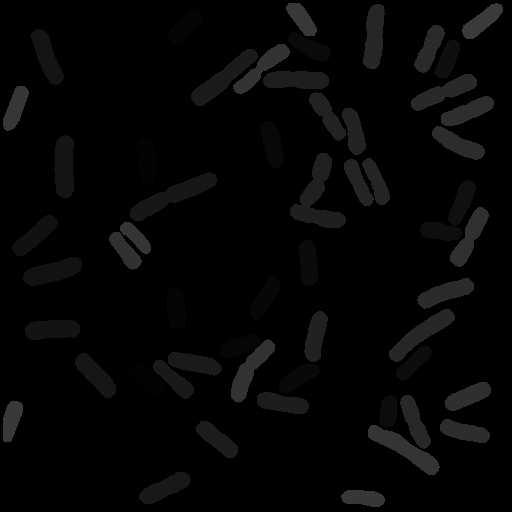
#> input picture FISH/raw_annotations/0012.png, 512 x 512 px, found by its file name; its folder holds only this picture in this run
$ jupyter execute --allow-errors quantitative-analysis.ipynb   (shell and % lines are left out)
#> lines starting #> are read from the running program, lines starting #| are printed output that depends on the picture
#> further down, ground_truth is the input picture: shape (512, 512); min 0, max 58, mean 5.3
### utils/evaluation.py
import numpy as np
import pandas as pd


# [107 lines left out: functions intersection_over_union, measures_at, compute_af1_results, get_false_negatives, get_splits_and_merges, not called in this run]


def num_analysis(raw_label, bd_label, results, image_name):
#> called with image_name = '0012.png'
    nb_cell = raw_label.max() - 1
#> nb_cell = 57
    nb_bg_pix = np.sum(bd_label[:,:,0])
    nb_ce_pix = np.sum(bd_label[:,:,1])
    nb_bd_pix = np.sum(bd_label[:,:,2])
    ratio1 = np.round(np.array([nb_bg_pix, nb_ce_pix, nb_bd_pix]) / nb_bd_pix)
    ratio2 = np.round(np.array([nb_bg_pix, nb_ce_pix]) / nb_ce_pix)
    r = {"Image": image_name, "nb_cell": nb_cell, "ratio1": ratio1, "ratio2":ratio2}
    results.loc[len(results)] = r
    return results

### quantitative-analysis.ipynb
[cell 1]

import skimage.io
import skimage.morphology
import skimage.segmentation
import numpy as np
import matplotlib.pyplot as plt
import pandas as pd
import os

import utils.evaluation

[cell 2]
"""get cell numbers; background, cell, boundary ratio for all images
"""

results = pd.DataFrame(columns=["Image", "nb_cell", "ratio1", "ratio2"])

filelist = sorted(os.listdir('DATA/FISH/raw_annotations/'))
filelist = [x for x in filelist if x.endswith('png')]
all_images = filelist[:48]

#> (the rest of this cell did not finish here and is left out)

[cell 3]
results['nb_cell'].sum()

[cell 4]
"""check downsampling/resize effect on cell images
512-256-128-64-32
"""
img = skimage.io.imread('DATA/FISH/norm_images/' + '0000.png')
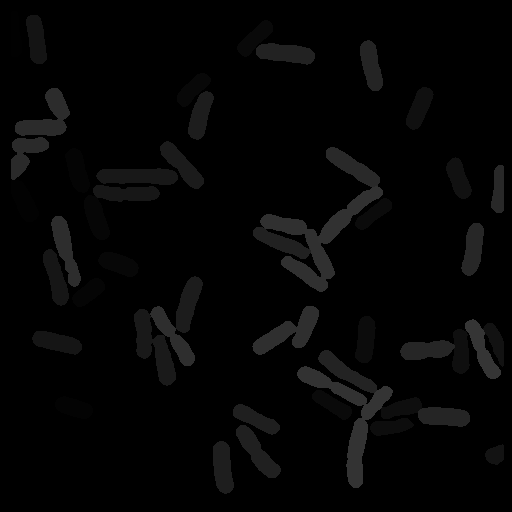
#> input picture FISH/raw_annotations/raw_masks/0000.png, 512 x 512 px, found by its file name
#> img is the input picture: shape (512, 512); min 0, max 53, mean 4.7
annot = skimage.io.imread('DATA/FISH/raw_annotations/' + '0000.png')

from skimage.transform import resize

print("original size: {}".format(img.shape))
#| original size: (512, 512)
r_shape = 64
img_2 = resize(img, (r_shape, r_shape))
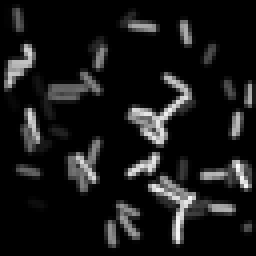
#> img_2: shape (64, 64) float64 (shown 4 times larger); min 0, max 0.2, mean 0.0183; drawn with min black and max white
annot_2 = resize(annot, (r_shape, r_shape))

fig, ax = plt.subplots(2,2, figsize=(20,20))
for a1 in ax:
    for a in a1:
        a.set_xticks([])
        a.set_yticks([])
ax[0][0].imshow(img, cmap='gray')
ax[0][1].imshow(annot, cmap='gray')
ax[1][0].imshow(img_2, cmap='gray')
ax[1][1].imshow(annot_2, cmap='gray')
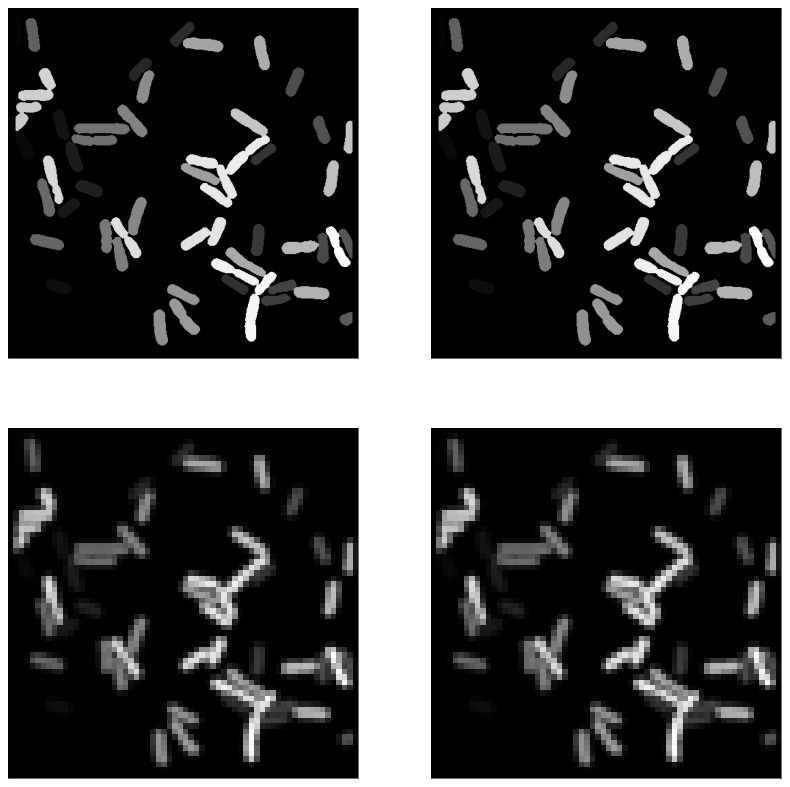
#> figure drawn by matplotlib, 4 panels

[cell 5]
"""quantitively check cell size distribution
"""

filelist = sorted(os.listdir('DATA/FISH/raw_annotations/'))
filelist = [x for x in filelist if x.endswith('png')]
all_images = filelist[48:]

all_area = np.array([])
for i in all_images:
    filename = os.path.join('DATA/FISH/raw_annotations/', image_name)
    ground_truth = skimage.io.imread(filename)

    true_objects = len(np.unique(ground_truth))
    area_true = np.histogram(ground_truth, bins=true_objects)[0][1:]
    all_area = np.concatenate((all_area, area_true), axis=0)

[cell 6]
plt.hist(all_area)
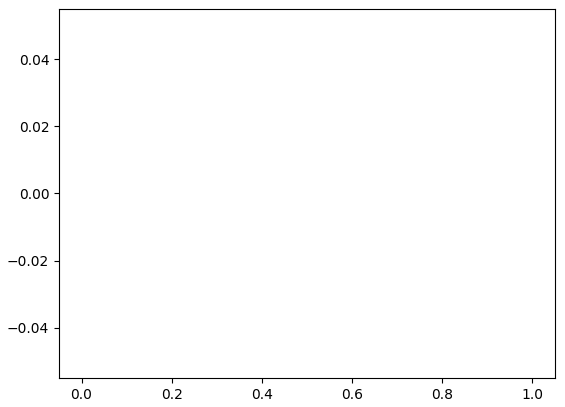
#> figure drawn by matplotlib, 1 panel
